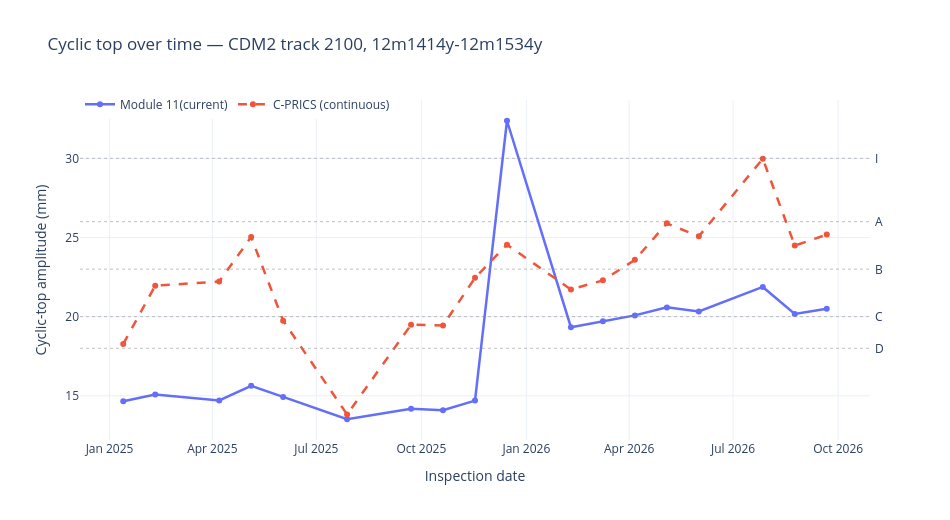

The cell this chart's notebook holds for it:
### Code cell
import sys, os
_root = os.path.abspath(os.getcwd())
while not os.path.exists(os.path.join(_root, "config.py")) and os.path.dirname(_root) != _root:
    _root = os.path.dirname(_root)
if _root not in sys.path: sys.path.insert(0, _root)

import config, pandas as pd

FIG_DIR = config.OUTPUTS_DIR / "exp01_continuous_9R" / "figures"
FIG_DIR.mkdir(parents=True, exist_ok=True)

from cprics.io_data import load_peak_amplitudes
from cprics.continuous import build_all_combined
from cprics.tracking import track_islands
from cprics.plots import before_after_figure

pk  = load_peak_amplitudes(config.PEAK_AMP_DIR, "9_top_right")
isl = track_islands(build_all_combined(pk, wavelength=9))

# pick the site with the biggest early-warning lead (incumbent reaches 18 long after we do)
def lead(g):
    g = g.sort_values("date")
    hc = g.loc[g.hard_amplitude.ge(18), "date"]
    cc = g.loc[g.amplitude.ge(18), "date"]
    if g.hard_amplitude.max() < 30 or hc.empty or cc.empty:
        return -1
    return (hc.iloc[0] - cc.iloc[0]).days

site = isl.groupby("site_id").apply(lead).idxmax()

fig = before_after_figure(isl, site)
out = config.OUTPUTS_DIR / "figures"; out.mkdir(parents=True, exist_ok=True)
fig.write_html(FIG_DIR / "before_after.html", include_plotlyjs=True)
fig.show()
print("saved", FIG_DIR / "before_after.html", "| site:", site)

### Figure 1 — Plotly figure (JSON) as saved in the notebook; plotly's stock layout.template omitted (floating-point values rounded to 4 significant figures)
{"data": [{"line": {"width": 2.5}, "mode": "lines+markers", "name": "Module 11(current)", "type": "scatter", "x": ["2025-01-13T00:00:00.000000", "2025-02-10T00:00:00.000000", "2025-04-07T00:00:00.000000", "2025-05-05T00:00:00.000000", "2025-06-02T00:00:00.000000", "2025-07-28T00:00:00.000000", "2025-09-22T00:00:00.000000", "2025-10-20T00:00:00.000000", "2025-11-17T00:00:00.000000", "2025-12-15T00:00:00.000000", "2026-02-09T00:00:00.000000", "2026-03-09T00:00:00.000000", "2026-04-06T00:00:00.000000", "2026-05-04T00:00:00.000000", "2026-06-01T00:00:00.000000", "2026-07-27T00:00:00.000000", "2026-08-24T00:00:00.000000", "2026-09-21T00:00:00.000000"], "y": [14.65, 15.08, 14.71, 15.63, 14.93, 13.52, 14.18, 14.08, 14.7, 32.37, 19.33, 19.71, 20.08, 20.58, 20.32, 21.88, 20.17, 20.5]}, {"line": {"dash": "dash", "width": 2.5}, "mode": "lines+markers", "name": "C-PRICS (continuous)", "type": "scatter", "x": ["2025-01-13T00:00:00.000000", "2025-02-10T00:00:00.000000", "2025-04-07T00:00:00.000000", "2025-05-05T00:00:00.000000", "2025-06-02T00:00:00.000000", "2025-07-28T00:00:00.000000", "2025-09-22T00:00:00.000000", "2025-10-20T00:00:00.000000", "2025-11-17T00:00:00.000000", "2025-12-15T00:00:00.000000", "2026-02-09T00:00:00.000000", "2026-03-09T00:00:00.000000", "2026-04-06T00:00:00.000000", "2026-05-04T00:00:00.000000", "2026-06-01T00:00:00.000000", "2026-07-27T00:00:00.000000", "2026-08-24T00:00:00.000000", "2026-09-21T00:00:00.000000"], "y": [18.27, 21.95, 22.22, 25.03, 19.75, 13.82, 19.49, 19.45, 22.45, 24.55, 21.72, 22.29, 23.59, 25.89, 25.07, 29.97, 24.49, 25.18]}], "layout": {"annotations": [{"showarrow": false, "text": " D", "x": 1, "xanchor": "left", "xref": "x domain", "y": 18, "yanchor": "middle", "yref": "y"}, {"showarrow": false, "text": " C", "x": 1, "xanchor": "left", "xref": "x domain", "y": 20, "yanchor": "middle", "yref": "y"}, {"showarrow": false, "text": " B", "x": 1, "xanchor": "left", "xref": "x domain", "y": 23, "yanchor": "middle", "yref": "y"}, {"showarrow": false, "text": " A", "x": 1, "xanchor": "left", "xref": "x domain", "y": 26, "yanchor": "middle", "yref": "y"}, {"showarrow": false, "text": " I", "x": 1, "xanchor": "left", "xref": "x domain", "y": 30, "yanchor": "middle", "yref": "y"}], "height": 520, "hovermode": "x unified", "legend": {"orientation": "h", "x": 0, "y": 1.03}, "shapes": [{"line": {"color": "grey", "dash": "dot", "width": 0.5}, "type": "line", "x0": 0, "x1": 1, "xref": "x domain", "y0": 18, "y1": 18, "yref": "y"}, {"line": {"color": "grey", "dash": "dot", "width": 0.5}, "type": "line", "x0": 0, "x1": 1, "xref": "x domain", "y0": 20, "y1": 20, "yref": "y"}, {"line": {"color": "grey", "dash": "dot", "width": 0.5}, "type": "line", "x0": 0, "x1": 1, "xref": "x domain", "y0": 23, "y1": 23, "yref": "y"}, {"line": {"color": "grey", "dash": "dot", "width": 0.5}, "type": "line", "x0": 0, "x1": 1, "xref": "x domain", "y0": 26, "y1": 26, "yref": "y"}, {"line": {"color": "grey", "dash": "dot", "width": 0.5}, "type": "line", "x0": 0, "x1": 1, "xref": "x domain", "y0": 30, "y1": 30, "yref": "y"}], "title": {"text": "Cyclic top over time — CDM2 track 2100, 12m1414y-12m1534y"}, "width": 950, "xaxis": {"title": {"text": "Inspection date"}}, "yaxis": {"title": {"text": "Cyclic-top amplitude (mm)"}}}}
